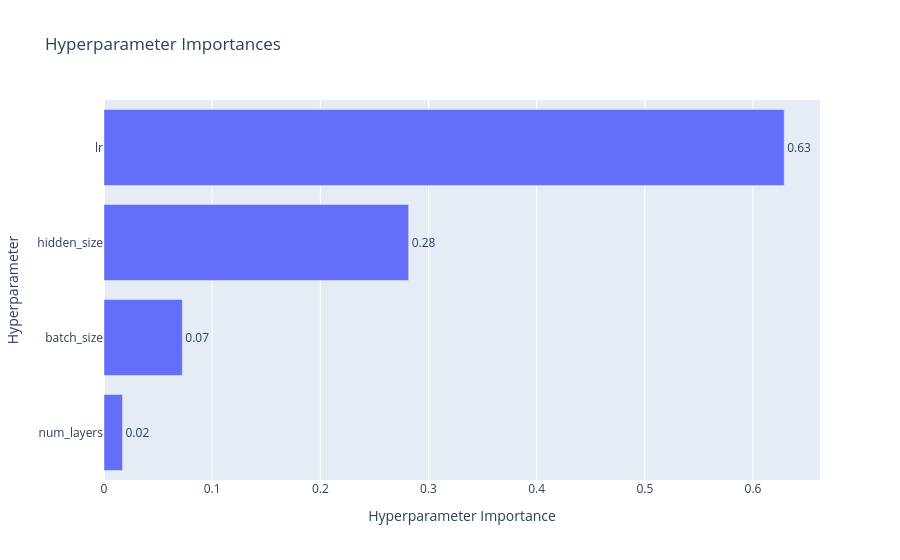

Write notebook code for a chart like this one.
### Code cell
vis.plot_param_importances(study)

### Figure 1 — Plotly figure (JSON) as saved in the notebook; plotly's stock layout.template omitted (floating-point values rounded to 4 significant figures)
{"data": [{"cliponaxis": false, "hovertemplate": ["num_layers (IntDistribution): 0.01709888736940829<extra></extra>", "batch_size (CategoricalDistribution): 0.0723974324934043<extra></extra>", "hidden_size (IntDistribution): 0.28165509558235546<extra></extra>", "lr (FloatDistribution): 0.628848584554832<extra></extra>"], "name": "Objective Value", "orientation": "h", "text": ["0.02", "0.07", "0.28", "0.63"], "textposition": "outside", "type": "bar", "x": [0.0171, 0.0724, 0.2817, 0.6288], "y": ["num_layers", "batch_size", "hidden_size", "lr"]}], "layout": {"title": {"text": "Hyperparameter Importances"}, "xaxis": {"title": {"text": "Hyperparameter Importance"}}, "yaxis": {"title": {"text": "Hyperparameter"}}}}
